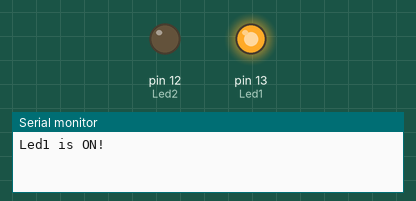
A sketch run on a simulated Arduino Uno, built with avr-gcc and run on an emulated ATmega328P. On the bench: output pins drawn as LEDs (lit = HIGH), the last lines printed to the serial monitor.

Above: at 0.5 s.
At 8.2 s:
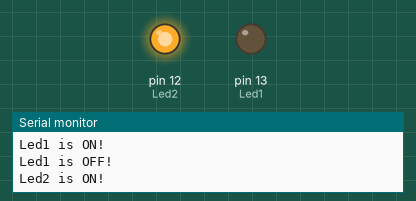
At 12.5 s:
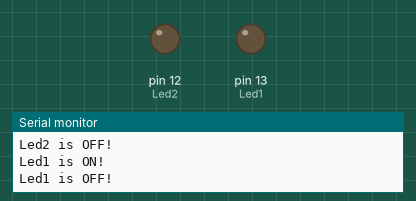
Timing chart, 0 to 14.3 s (numbered marks = the images above):
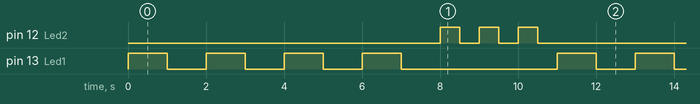

The sketch:

3-For-Loops-with-Leds.ino
```cpp
/*
For Loops with Leds:
1) Turn Led1 on and off 4 times with a delay of 1 second on each state.
And print “Led1 is ON/OFF!” according to the state it is in.

2) Turn Led2 on and off 3 times with a delay of 0.5 seconds on each state.
And print “Led2 is ON/OFF!” according to the state it is in.


*/

const int Led1=13; //Initialize Led1 at pin number 13
const int Led2=12; //Initialize Led2 at pin number 12

void setup()
{
  //Initialize all pins using a for-loop (DRY:Don't repeat yourself)
  for(int pin=12; pin<=13; pin++){
  	pinMode(pin, OUTPUT); //Set pin to OUTPUT
    digitalWrite(pin, LOW); //Set pin to LOW
  }
  Serial.begin(9600); //Initialize Serial Communication at a baud rate of 9600

}

void loop()
{
  //Led1 Goes First
  for(int counter=0; counter<4; counter++){
  	digitalWrite(Led1, HIGH); //Set Led1 pin to HIGH
  	Serial.println("Led1 is ON!");
  	delay(1000); //Delay 1000 milliseconds
  	digitalWrite(Led1, LOW); //Set Led1 pin to LOW
    Serial.println("Led1 is OFF!");
    delay(1000);
  }

  //Led2 Goes Second
  for(int counter=0; counter<3; counter++){
  	digitalWrite(Led2, HIGH); //Set Led2 pin to HIGH
  	Serial.println("Led2 is ON!");
  	delay(500); //Delay 500 milliseconds
  	digitalWrite(Led2, LOW); //Set Led2 pin to LOW
    Serial.println("Led2 is OFF!");
    delay(500);
  }

}
```

Measured:
- by itself, pin 12 (Led2): repeats every 11.0 s: 2 × (LOW 0.50 s, HIGH 0.50 s), LOW 8.5 s, HIGH 0.50 s
- by itself, pin 13 (Led1): repeats every 11.0 s: 3 × (LOW 1.0 s, HIGH 1.0 s), LOW 4.0 s, HIGH 1.0 s
- by itself, everything shown: repeats every 11.0 s, in 14 steps
